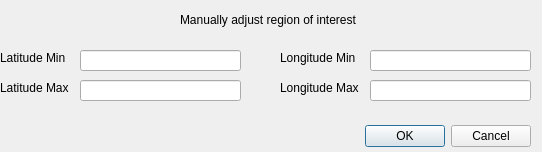
<?xml version="1.0" encoding="UTF-8"?>
<ui version="4.0">
 <class>Dialog</class>
 <widget class="QDialog" name="Dialog">
  <property name="geometry">
   <rect>
    <x>0</x>
    <y>0</y>
    <width>542</width>
    <height>152</height>
   </rect>
  </property>
  <property name="windowTitle">
   <string>Coordinate box selection</string>
  </property>
  <widget class="QDialogButtonBox" name="buttonBox">
   <property name="geometry">
    <rect>
     <x>190</x>
     <y>120</y>
     <width>341</width>
     <height>32</height>
    </rect>
   </property>
   <property name="orientation">
    <enum>Qt::Orientation::Horizontal</enum>
   </property>
   <property name="standardButtons">
    <set>QDialogButtonBox::StandardButton::Cancel|QDialogButtonBox::StandardButton::Ok</set>
   </property>
  </widget>
  <widget class="QLineEdit" name="longMin_lineEdit">
   <property name="geometry">
    <rect>
     <x>370</x>
     <y>50</y>
     <width>161</width>
     <height>21</height>
    </rect>
   </property>
  </widget>
  <widget class="QLabel" name="label">
   <property name="geometry">
    <rect>
     <x>0</x>
     <y>50</y>
     <width>81</width>
     <height>16</height>
    </rect>
   </property>
   <property name="text">
    <string>Latitude Min</string>
   </property>
  </widget>
  <widget class="QLabel" name="label_2">
   <property name="geometry">
    <rect>
     <x>0</x>
     <y>80</y>
     <width>71</width>
     <height>16</height>
    </rect>
   </property>
   <property name="text">
    <string>Latitude Max</string>
   </property>
  </widget>
  <widget class="QLabel" name="label_3">
   <property name="geometry">
    <rect>
     <x>280</x>
     <y>50</y>
     <width>81</width>
     <height>16</height>
    </rect>
   </property>
   <property name="text">
    <string>Longitude Min</string>
   </property>
  </widget>
  <widget class="QLabel" name="label_4">
   <property name="geometry">
    <rect>
     <x>280</x>
     <y>80</y>
     <width>81</width>
     <height>16</height>
    </rect>
   </property>
   <property name="text">
    <string>Longitude Max</string>
   </property>
  </widget>
  <widget class="QLabel" name="label_5">
   <property name="geometry">
    <rect>
     <x>180</x>
     <y>10</y>
     <width>301</width>
     <height>20</height>
    </rect>
   </property>
   <property name="text">
    <string>Manually adjust region of interest</string>
   </property>
  </widget>
  <widget class="QLineEdit" name="latMin_lineEdit">
   <property name="geometry">
    <rect>
     <x>80</x>
     <y>50</y>
     <width>161</width>
     <height>21</height>
    </rect>
   </property>
  </widget>
  <widget class="QLineEdit" name="longMax_lineEdit">
   <property name="geometry">
    <rect>
     <x>370</x>
     <y>80</y>
     <width>161</width>
     <height>21</height>
    </rect>
   </property>
  </widget>
  <widget class="QLineEdit" name="latMax_lineEdit">
   <property name="geometry">
    <rect>
     <x>80</x>
     <y>80</y>
     <width>161</width>
     <height>21</height>
    </rect>
   </property>
  </widget>
 </widget>
 <resources/>
 <connections>
  <connection>
   <sender>buttonBox</sender>
   <signal>accepted()</signal>
   <receiver>Dialog</receiver>
   <slot>accept()</slot>
   <hints>
    <hint type="sourcelabel">
     <x>248</x>
     <y>254</y>
    </hint>
    <hint type="destinationlabel">
     <x>157</x>
     <y>274</y>
    </hint>
   </hints>
  </connection>
  <connection>
   <sender>buttonBox</sender>
   <signal>rejected()</signal>
   <receiver>Dialog</receiver>
   <slot>reject()</slot>
   <hints>
    <hint type="sourcelabel">
     <x>316</x>
     <y>260</y>
    </hint>
    <hint type="destinationlabel">
     <x>286</x>
     <y>274</y>
    </hint>
   </hints>
  </connection>
 </connections>
</ui>
